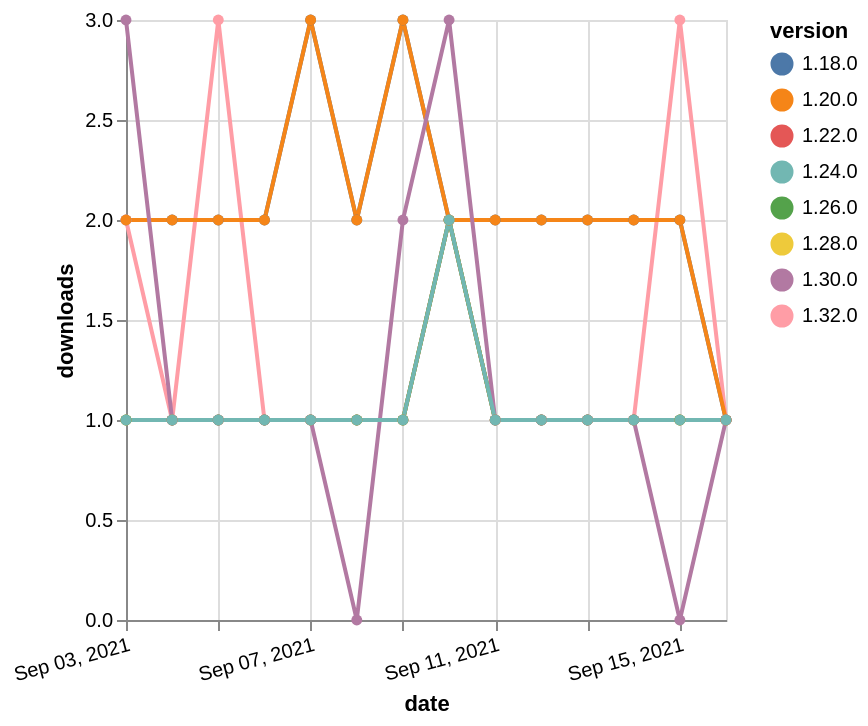

Specify this chart in Vega-Lite:
### Vega-Lite specification from a JSON file in a GitHub repository (floating-point values rounded to 4 significant figures)
{"$schema": "https://vega.github.io/schema/vega-lite/v5.json", "description": "A simple bar chart with embedded data.", "data": {"values": [{"date": "2021-09-03", "total": 2391, "delta": 2, "version": "1.18.0"}, {"date": "2021-09-04", "total": 2393, "delta": 2, "version": "1.18.0"}, {"date": "2021-09-05", "total": 2395, "delta": 2, "version": "1.18.0"}, {"date": "2021-09-06", "total": 2397, "delta": 2, "version": "1.18.0"}, {"date": "2021-09-07", "total": 2400, "delta": 3, "version": "1.18.0"}, {"date": "2021-09-08", "total": 2402, "delta": 2, "version": "1.18.0"}, {"date": "2021-09-09", "total": 2405, "delta": 3, "version": "1.18.0"}, {"date": "2021-09-10", "total": 2407, "delta": 2, "version": "1.18.0"}, {"date": "2021-09-11", "total": 2409, "delta": 2, "version": "1.18.0"}, {"date": "2021-09-12", "total": 2411, "delta": 2, "version": "1.18.0"}, {"date": "2021-09-13", "total": 2413, "delta": 2, "version": "1.18.0"}, {"date": "2021-09-14", "total": 2415, "delta": 2, "version": "1.18.0"}, {"date": "2021-09-15", "total": 2417, "delta": 2, "version": "1.18.0"}, {"date": "2021-09-16", "total": 2418, "delta": 1, "version": "1.18.0"}, {"date": "2021-09-03", "total": 115, "delta": 2, "version": "1.32.0"}, {"date": "2021-09-04", "total": 116, "delta": 1, "version": "1.32.0"}, {"date": "2021-09-05", "total": 119, "delta": 3, "version": "1.32.0"}, {"date": "2021-09-06", "total": 120, "delta": 1, "version": "1.32.0"}, {"date": "2021-09-07", "total": 121, "delta": 1, "version": "1.32.0"}, {"date": "2021-09-08", "total": 122, "delta": 1, "version": "1.32.0"}, {"date": "2021-09-09", "total": 123, "delta": 1, "version": "1.32.0"}, {"date": "2021-09-10", "total": 125, "delta": 2, "version": "1.32.0"}, {"date": "2021-09-11", "total": 126, "delta": 1, "version": "1.32.0"}, {"date": "2021-09-12", "total": 127, "delta": 1, "version": "1.32.0"}, {"date": "2021-09-13", "total": 128, "delta": 1, "version": "1.32.0"}, {"date": "2021-09-14", "total": 129, "delta": 1, "version": "1.32.0"}, {"date": "2021-09-15", "total": 132, "delta": 3, "version": "1.32.0"}, {"date": "2021-09-16", "total": 133, "delta": 1, "version": "1.32.0"}, {"date": "2021-09-03", "total": 227, "delta": 1, "version": "1.22.0"}, {"date": "2021-09-04", "total": 228, "delta": 1, "version": "1.22.0"}, {"date": "2021-09-05", "total": 229, "delta": 1, "version": "1.22.0"}, {"date": "2021-09-06", "total": 230, "delta": 1, "version": "1.22.0"}, {"date": "2021-09-07", "total": 231, "delta": 1, "version": "1.22.0"}, {"date": "2021-09-08", "total": 232, "delta": 1, "version": "1.22.0"}, {"date": "2021-09-09", "total": 233, "delta": 1, "version": "1.22.0"}, {"date": "2021-09-10", "total": 235, "delta": 2, "version": "1.22.0"}, {"date": "2021-09-11", "total": 236, "delta": 1, "version": "1.22.0"}, {"date": "2021-09-12", "total": 237, "delta": 1, "version": "1.22.0"}, {"date": "2021-09-13", "total": 238, "delta": 1, "version": "1.22.0"}, {"date": "2021-09-14", "total": 239, "delta": 1, "version": "1.22.0"}, {"date": "2021-09-15", "total": 240, "delta": 1, "version": "1.22.0"}, {"date": "2021-09-16", "total": 241, "delta": 1, "version": "1.22.0"}, {"date": "2021-09-03", "total": 154, "delta": 1, "version": "1.28.0"}, {"date": "2021-09-04", "total": 155, "delta": 1, "version": "1.28.0"}, {"date": "2021-09-05", "total": 156, "delta": 1, "version": "1.28.0"}, {"date": "2021-09-06", "total": 157, "delta": 1, "version": "1.28.0"}, {"date": "2021-09-07", "total": 158, "delta": 1, "version": "1.28.0"}, {"date": "2021-09-08", "total": 159, "delta": 1, "version": "1.28.0"}, {"date": "2021-09-09", "total": 160, "delta": 1, "version": "1.28.0"}, {"date": "2021-09-10", "total": 162, "delta": 2, "version": "1.28.0"}, {"date": "2021-09-11", "total": 163, "delta": 1, "version": "1.28.0"}, {"date": "2021-09-12", "total": 164, "delta": 1, "version": "1.28.0"}, {"date": "2021-09-13", "total": 165, "delta": 1, "version": "1.28.0"}, {"date": "2021-09-14", "total": 166, "delta": 1, "version": "1.28.0"}, {"date": "2021-09-15", "total": 167, "delta": 1, "version": "1.28.0"}, {"date": "2021-09-16", "total": 168, "delta": 1, "version": "1.28.0"}, {"date": "2021-09-03", "total": 178, "delta": 1, "version": "1.26.0"}, {"date": "2021-09-04", "total": 179, "delta": 1, "version": "1.26.0"}, {"date": "2021-09-05", "total": 180, "delta": 1, "version": "1.26.0"}, {"date": "2021-09-06", "total": 181, "delta": 1, "version": "1.26.0"}, {"date": "2021-09-07", "total": 182, "delta": 1, "version": "1.26.0"}, {"date": "2021-09-08", "total": 183, "delta": 1, "version": "1.26.0"}, {"date": "2021-09-09", "total": 184, "delta": 1, "version": "1.26.0"}, {"date": "2021-09-10", "total": 186, "delta": 2, "version": "1.26.0"}, {"date": "2021-09-11", "total": 187, "delta": 1, "version": "1.26.0"}, {"date": "2021-09-12", "total": 188, "delta": 1, "version": "1.26.0"}, {"date": "2021-09-13", "total": 189, "delta": 1, "version": "1.26.0"}, {"date": "2021-09-14", "total": 190, "delta": 1, "version": "1.26.0"}, {"date": "2021-09-15", "total": 191, "delta": 1, "version": "1.26.0"}, {"date": "2021-09-16", "total": 192, "delta": 1, "version": "1.26.0"}, {"date": "2021-09-03", "total": 2239, "delta": 2, "version": "1.20.0"}, {"date": "2021-09-04", "total": 2241, "delta": 2, "version": "1.20.0"}, {"date": "2021-09-05", "total": 2243, "delta": 2, "version": "1.20.0"}, {"date": "2021-09-06", "total": 2245, "delta": 2, "version": "1.20.0"}, {"date": "2021-09-07", "total": 2248, "delta": 3, "version": "1.20.0"}, {"date": "2021-09-08", "total": 2250, "delta": 2, "version": "1.20.0"}, {"date": "2021-09-09", "total": 2253, "delta": 3, "version": "1.20.0"}, {"date": "2021-09-10", "total": 2255, "delta": 2, "version": "1.20.0"}, {"date": "2021-09-11", "total": 2257, "delta": 2, "version": "1.20.0"}, {"date": "2021-09-12", "total": 2259, "delta": 2, "version": "1.20.0"}, {"date": "2021-09-13", "total": 2261, "delta": 2, "version": "1.20.0"}, {"date": "2021-09-14", "total": 2263, "delta": 2, "version": "1.20.0"}, {"date": "2021-09-15", "total": 2265, "delta": 2, "version": "1.20.0"}, {"date": "2021-09-16", "total": 2266, "delta": 1, "version": "1.20.0"}, {"date": "2021-09-03", "total": 175, "delta": 3, "version": "1.30.0"}, {"date": "2021-09-04", "total": 176, "delta": 1, "version": "1.30.0"}, {"date": "2021-09-05", "total": 177, "delta": 1, "version": "1.30.0"}, {"date": "2021-09-06", "total": 178, "delta": 1, "version": "1.30.0"}, {"date": "2021-09-07", "total": 179, "delta": 1, "version": "1.30.0"}, {"date": "2021-09-08", "total": 179, "delta": 0, "version": "1.30.0"}, {"date": "2021-09-09", "total": 181, "delta": 2, "version": "1.30.0"}, {"date": "2021-09-10", "total": 184, "delta": 3, "version": "1.30.0"}, {"date": "2021-09-11", "total": 185, "delta": 1, "version": "1.30.0"}, {"date": "2021-09-12", "total": 186, "delta": 1, "version": "1.30.0"}, {"date": "2021-09-13", "total": 187, "delta": 1, "version": "1.30.0"}, {"date": "2021-09-14", "total": 188, "delta": 1, "version": "1.30.0"}, {"date": "2021-09-15", "total": 188, "delta": 0, "version": "1.30.0"}, {"date": "2021-09-16", "total": 189, "delta": 1, "version": "1.30.0"}, {"date": "2021-09-03", "total": 191, "delta": 1, "version": "1.24.0"}, {"date": "2021-09-04", "total": 192, "delta": 1, "version": "1.24.0"}, {"date": "2021-09-05", "total": 193, "delta": 1, "version": "1.24.0"}, {"date": "2021-09-06", "total": 194, "delta": 1, "version": "1.24.0"}, {"date": "2021-09-07", "total": 195, "delta": 1, "version": "1.24.0"}, {"date": "2021-09-08", "total": 196, "delta": 1, "version": "1.24.0"}, {"date": "2021-09-09", "total": 197, "delta": 1, "version": "1.24.0"}, {"date": "2021-09-10", "total": 199, "delta": 2, "version": "1.24.0"}, {"date": "2021-09-11", "total": 200, "delta": 1, "version": "1.24.0"}, {"date": "2021-09-12", "total": 201, "delta": 1, "version": "1.24.0"}, {"date": "2021-09-13", "total": 202, "delta": 1, "version": "1.24.0"}, {"date": "2021-09-14", "total": 203, "delta": 1, "version": "1.24.0"}, {"date": "2021-09-15", "total": 204, "delta": 1, "version": "1.24.0"}, {"date": "2021-09-16", "total": 205, "delta": 1, "version": "1.24.0"}]}, "width": "container", "mark": {"type": "line", "point": {"filled": true}}, "encoding": {"x": {"field": "date", "type": "temporal", "timeUnit": "yearmonthdate", "title": "date", "axis": {"labelAngle": -15}}, "y": {"field": "delta", "type": "quantitative", "title": "downloads"}, "color": {"field": "version", "type": "nominal"}, "tooltip": {"field": "delta"}}}
